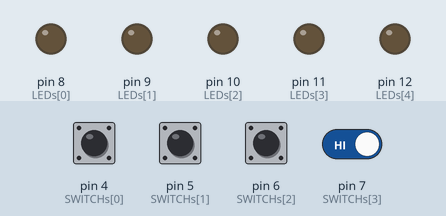
Simulated run of this sketch. Board: Arduino Uno, built with avr-gcc and run on an emulated ATmega328P. On the bench: output pins drawn as LEDs (lit = HIGH). The test bench sets the inputs (shaded band); at power-on: pin 4 (SWITCHs[0]), pin 5 (SWITCHs[1]), pin 6 (SWITCHs[2]), pin 7 (SWITCHs[3]) HIGH.

Above: at 1.2 s.
1.3 s: pin 4 (SWITCHs[0]) pulled LOW for 0.15 s
At 1.45 s:
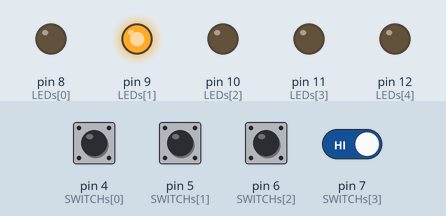
4.3 s: pin 6 (SWITCHs[2]) pulled LOW for 0.15 s
At 5.0 s:
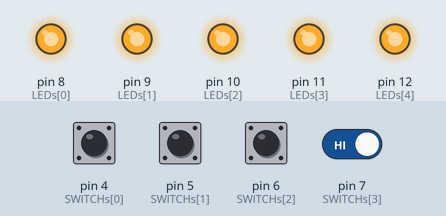
5.9 s: pin 5 (SWITCHs[1]) pulled LOW for 1 s
At 6.05 s:
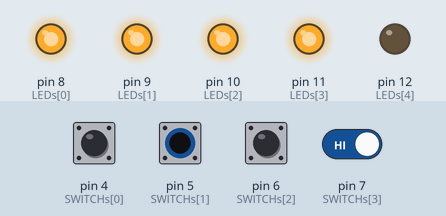
8.9 s: pin 6 (SWITCHs[2]) pulled LOW for 1 s
At 9.7 s:
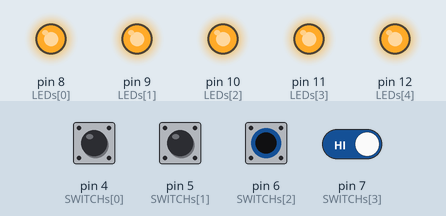
11.4 s: pin 4 (SWITCHs[0]) pulled LOW for 1 s
At 11.55 s:
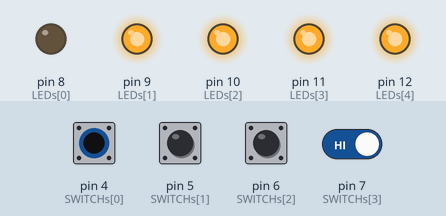
14.4 s: pin 6 (SWITCHs[2]) driven LOW and pin 7 (SWITCHs[3]) driven LOW
At 14.9 s:
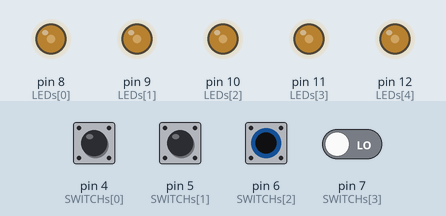
Timing chart, 0 to 16.9 s (numbered marks = the images above; inputs shaded):
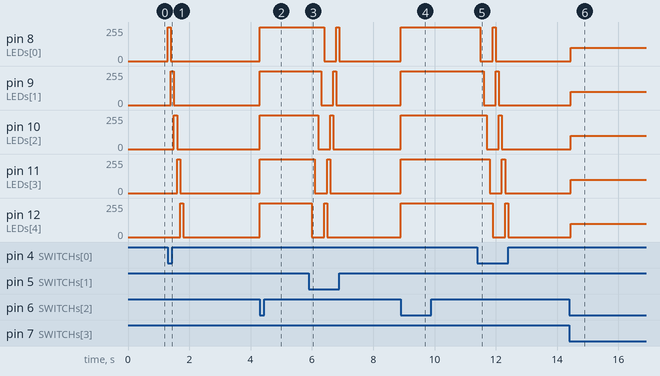

Measured:
- after the input at 1.3 s, pin 8 (LEDs[0]): 0/255 → 255/255 at once, → 0/255 0.10 s later; pin 9 (LEDs[1]): 0/255 → 255/255 after 0.10 s, → 0/255 0.10 s later
- after the input at 4.3 s, pin 8 (LEDs[0]), pin 9 (LEDs[1]), pin 10 (LEDs[2]), pin 11 (LEDs[3]), pin 12 (LEDs[4]): 0/255 → 255/255 at once
- after the input at 5.9 s, pin 8 (LEDs[0]): 255/255 → 0/255 after 0.50 s, → 255/255 0.40 s later, → 0/255 0.10 s later; pin 9 (LEDs[1]): 255/255 → 0/255 after 0.40 s, → 255/255 0.40 s later, → 0/255 0.10 s later
- after the input at 8.9 s, pin 8 (LEDs[0]), pin 9 (LEDs[1]), pin 10 (LEDs[2]), pin 11 (LEDs[3]), pin 12 (LEDs[4]): 0/255 → 255/255 at once
- after the input at 11.4 s, pin 8 (LEDs[0]): 255/255 → 0/255 after 0.10 s, → 255/255 0.40 s later, → 0/255 0.10 s later; pin 9 (LEDs[1]): 255/255 → 0/255 after 0.20 s, → 255/255 0.40 s later, → 0/255 0.10 s later
- after the input at 14.4 s, pin 8 (LEDs[0]), pin 9 (LEDs[1]), pin 10 (LEDs[2]), pin 11 (LEDs[3]), pin 12 (LEDs[4]): 0/255 → 98/255 at once

The sketch:

s1410832041_HW2.ino
```cpp
/*
按鈕１：定義為腳位 4，LED 左旋
按鈕２:定義為腳位 5，LED 右旋
按鈕３：定義為腳位 6，LED 全亮
按鈕４：定義為腳位 7，LED 全熄
*/
const byte SWITCHs[] = {4, 5, 6, 7};

/*
LED1：定義為腳位 8
LED2：定義為腳位 9
LED3：定義為腳位 10
LED4：定義為腳位 11
LED5：定義為腳位 12
*/
const byte LEDs[] = {8, 9, 10, 11, 12};

int i;

void setup() {
  for (i = 0; i < 4; i++) {
    pinMode(SWITCHs[i], INPUT);
  }
  for (i = 0; i < 5; i++) {
    pinMode(LEDs[i], OUTPUT);
    digitalWrite(LEDs[i], LOW);
  }
}

void loop() {
  bool sw1 = !digitalRead(SWITCHs[0]);
  bool sw2 = !digitalRead(SWITCHs[1]);
  bool sw3 = !digitalRead(SWITCHs[2]);
  bool sw4 = !digitalRead(SWITCHs[3]);
//  sw1 = sw2 = sw3 = sw4 = false;

  if (sw1) {
    btn1_func();
  }

  if (sw2) {
    btn2_func();
  }

  if (sw3) {
    btn3_func();
  }

  if (sw4) {
    btn4_func();
  }
}

///* 按鈕１：左旋 */
void btn1_func() {
  for (i = 0; i < 5; i++) {
    digitalWrite(LEDs[i], HIGH);
    delay(100);
    digitalWrite(LEDs[i], LOW);
  }
}

/* 按鈕２：右旋 */
void btn2_func() {
  for (i = 4; i > -1; i--) {
    digitalWrite(LEDs[i], HIGH);
    delay(100);
    digitalWrite(LEDs[i], LOW);
  }
}

/* 按鈕３：LED 全亮 */
void btn3_func() {
  for (i = 0; i < 5; i++) {
    digitalWrite(LEDs[i], HIGH);
  }
}

/* 按鈕４：LED 全熄 */
void btn4_func() {
  for (i = 0; i < 5; i++) {
    digitalWrite(LEDs[i], LOW);
  }
}
```
